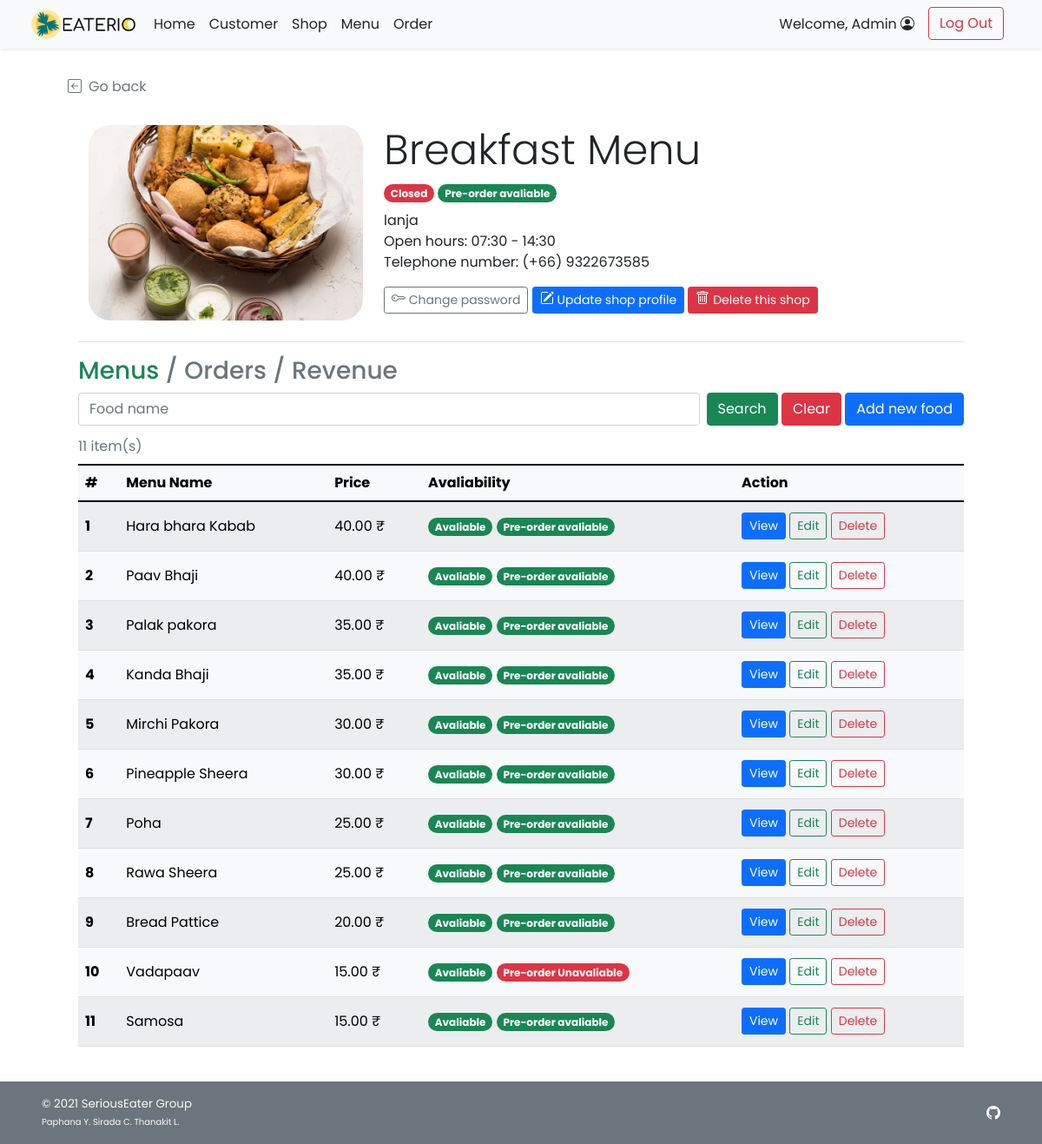
Page /admin/admin_shop_detail.php?s_id=1 (signed in) on the committed database.
### tables this page shows
CREATE TABLE `shop` (
  `s_id` int(11) NOT NULL,
  `s_username` varchar(45) NOT NULL,
  `s_pwd` varchar(45) NOT NULL,
  `s_name` varchar(100) NOT NULL,
  `s_location` varchar(100) NOT NULL,
  `s_openhour` time NOT NULL,
  `s_closehour` time NOT NULL,
  `s_status` tinyint(4) NOT NULL DEFAULT 1 COMMENT 'Shop ready for taking an order or not (True for open, False for close)',
  `s_preorderStatus` tinyint(4) NOT NULL DEFAULT 1 COMMENT 'Shop is ready for tomorrow pre-order or not',
  `s_email` varchar(100) NOT NULL,
  `s_phoneno` varchar(45) NOT NULL,
  `s_pic` text DEFAULT NULL
);

CREATE TABLE `food` (
  `f_id` int(11) NOT NULL,
  `s_id` int(11) NOT NULL,
  `f_name` varchar(100) NOT NULL,
  `f_price` decimal(6,2) NOT NULL,
  `f_todayavail` tinyint(4) NOT NULL DEFAULT 1 COMMENT 'Food is available to order or not',
  `f_preorderavail` tinyint(4) NOT NULL DEFAULT 1,
  `f_pic` text DEFAULT NULL
);

### admin/admin_shop_detail.php (the view, shortened to what this page needs)
<!DOCTYPE html>
<html lang="en">
<head>
    <?php
        include("../conn_db.php");
        include('../head.php');
    ?>
    <link href="../css/main.css" rel="stylesheet">
    <link href="../css/menu.css" rel="stylesheet">
</head>
<body class="d-flex flex-column h-100">
    <?php include('nav_header_admin.php')?>
    <?php
        $s_id = $_GET["s_id"];
        $query = "SELECT s_name,s_location,s_openhour,s_closehour,s_status,s_preorderstatus,s_phoneno,s_pic
        FROM shop WHERE s_id = {$s_id} LIMIT 0,1";
        $result = $mysqli -> query($query);
        $shop_row = $result -> fetch_array();
    ?>
    <div class="container px-5 py-4" id="shop-body">
        <a class="nav nav-item text-decoration-none text-muted mb-2" href="#" onclick="history.back();">
            <i class="bi bi-arrow-left-square me-2"></i>Go back
        </a>
        <div class="container row row-cols-6 row-cols-md-12 g-5 pt-4 mb-4" id="shop-header">
            <div class="rounded-25 col-6 col-md-4" id="shop-img" style="
                    background: url(
                        <?php
                            if(is_null($shop_row["s_pic"])){echo "'../img/default.png'";}
                            else{echo "'../img/{$shop_row['s_pic']}'";}
                        ?>
                    ) center; height: 225px;
                    background-size: cover; background-repeat: no-repeat;
                    background-position: center;">
            </div>
            <div class="col-6 col-md-8">
                <h1 class="display-5 strong"><?php echo $shop_row["s_name"];?></h1>
                <ul class="list-unstyled">
                    <li class="my-2">
                        <?php
                            $now = date('H:i:s');
                            if((($now < $shop_row["s_openhour"])||($now > $shop_row["s_closehour"]))||($shop_row["s_status"]==0)){
                        ?>
                        <span class="badge rounded-pill bg-danger">Closed</span>
                        <?php }else{ ?>
                        <span class="badge rounded-pill bg-success">Open</span>
                        <?php }
                            if($shop_row["s_preorderstatus"]==1){
                        ?>
                        <span class="badge rounded-pill bg-success">Pre-order avaliable</span>
                        <?php }else{ ?>
                        <span class="badge rounded-pill bg-danger">Pre-order Unavaliable</span>
                        <?php } ?>
                    </li>
                    <li class=""><?php echo $shop_row["s_location"];?></li>
                    <li class="">Open hours:
                        <?php
                            $open = explode(":",$shop_row["s_openhour"]);
                            $close = explode(":",$shop_row["s_closehour"]);
                            echo $open[0].":".$open[1]." - ".$close[0].":".$close[1];
                        ?>
                    </li>
                    <li class="">Telephone number: <?php echo "(+66) ".$shop_row["s_phoneno"];?></li>
                </ul>
                <a class="btn btn-sm btn-outline-secondary" href="admin_shop_pwd.php?s_id=<?php echo $s_id?>">
            Change password
        </a>
        <a class="btn btn-sm btn-primary mt-2 mt-md-0" href="admin_shop_edit.php?s_id=<?php echo $s_id?>">
            Update shop profile
        </a>
        <a class="btn btn-sm btn-danger mt-2 mt-md-0" href="admin_shop_delete.php?s_id=<?php echo $s_id?>">
            Delete this shop
        </a>
            </div>
        </div>
        <div class="container">
        <h3 class="border-top pt-3 my-2">
            <a class="text-decoration-none link-success" href="admin_shop_detail.php?s_id=<?php echo $s_id?>">Menus</a>
            <span class="text-secondary">/</span>
            <a class="nav-item text-decoration-none link-secondary" href="admin_shop_order.php?s_id=<?php echo $s_id?>">Orders</a></span>
            <span class="text-secondary">/</span>
            <a class="nav-item text-decoration-none link-secondary" href="admin_shop_revenue.php?s_id=<?php echo $s_id?>">Revenue</a></span>
        </h3>
            <form class="form-floating mb-1 " method="GET" action="admin_shop_detail.php">
                <div class="row g-2">
                    <div class="col">
                        <input type="text" class="form-control" id="foodname" name="fdn" placeholder="Food name"
                            <?php if(isset($_GET["search"])){?>value="<?php echo $_GET["fdn"];?>" <?php } ?>>
                    </div>
                    <div class="col-auto">
                        <button type="submit" name="search" value="1" class="btn btn-success">Search</button>
                        <button type="reset" class="btn btn-danger"
                            onclick="javascript: window.location='admin_shop_detail.php?s_id=<?php echo $s_id?>'">Clear</button>
                        <a href="admin_food_add.php?s_id=<?php echo $s_id?>" class="btn btn-primary">Add new food</a>
                    </div>
                </div>
            </form>
        </div>
        <?php
            if(isset($_GET["search"])){
                $query = "SELECT * FROM food WHERE s_id = {$s_id} AND f_name LIKE '%{$_GET['fdn']}%' ORDER BY f_price DESC;";
            }else{
                $query = "SELECT * FROM food WHERE s_id = {$s_id} ORDER BY f_price DESC;";
            }
            $result = $mysqli -> query($query);
            $numrow = $result -> num_rows;
            if($numrow > 0){
        ?>
        <div class="container align-items-stretch">
            <div class="table-responsive">
            <table class="table rounded-5 table-light table-striped table-hover align-middle caption-top mb-3">
                <caption><?php echo $numrow;?> item(s) <?php if(isset($_GET["search"])){?><br /><a
                        Result</a><?php } ?></caption>
                <thead class="bg-light">
                    <tr>
                        <th scope="col">#</th>
                        <th scope="col">Menu Name</th>
                        <th scope="col">Price</th>
                        <th scope="col">Avaliability</th>
                        <th scope="col">Action</th>
                    </tr>
                </thead>
                <tbody>
                    <?php $i=1; while($row = $result -> fetch_array()){ ?>
                    <tr>
                        <th><?php echo $i++;?></th>
                        <td><?php echo $row["f_name"];?></td>
                        <td><?php printf("%.2f ₹",$row["f_price"]);?></td>
                        <td class="text-wrap">
                            <ul class="list-unstyled mb-3 mb-md-0">
                                <li class="my-2">
                                    <?php if($row["f_todayavail"]==1){ ?>
                                    <span class="badge rounded-pill bg-success">Avaliable</span>
                                    <?php }else{ ?>
                                    <span class="badge rounded-pill bg-danger">Unavaliable</span>
                                    <?php }
                                        if($row["f_preorderavail"]==1){?>
                                    <span class="badge rounded-pill bg-success">Pre-order avaliable</span>
                                    <?php }else{ ?>
                                    <span class="badge rounded-pill bg-danger">Pre-order Unavaliable</span>
                                    <?php }?>
                                </li>
                            </ul>
                        </td>
                        <td>
                            <a href="admin_food_detail.php?f_id=<?php echo $row["f_id"]?>"
                                class="btn btn-sm btn-primary">View</a>
                            <a href="admin_food_edit.php?f_id=<?php echo $row["f_id"]?>"
                                class="btn btn-sm btn-outline-success">Edit</a>
                            <a href="admin_food_delete.php?f_id=<?php echo $row["f_id"]?>"
                                class="btn btn-sm btn-outline-danger">Delete</a>
                        </td>
                    </tr>
                    <?php } ?>
                </tbody>
            </table>
        </div>
        </div>
        <?php } ?>
    </div>
    <footer
        class="footer d-flex flex-wrap justify-content-between align-items-center px-5 py-3 mt-auto bg-secondary text-light">
        <span class="smaller-font">&copy; 2021 SeriousEater Group<br /><span class="xsmall-font">Paphana Y. Sirada C.
                Thanakit L.</span></span>
        <ul class="nav justify-content-end list-unstyled d-flex">
            <li class="ms-3"><a class="text-light" target="_blank" href="https://github.com/waterthatfrozen/EATERIO"><i
                        class="bi bi-github"></i></a></li>
        </ul>
    </footer>
</body>
</html>

### css/main.css (style rules this page uses)
html { height: 100%; }
body { height: 100%; padding-top: 4rem; margin-bottom: -50px; font-family: 'Poppins', 'Noto Sans Thai', sans-serif; }
a { cursor: pointer; }
.bi { vertical-align: -.125em; fill: currentColor; }
.smaller-font { font-size: smaller; }
.xsmall-font { font-size: x-small; }
.rounded-25 { border-radius: 25px; }

### css/menu.css (style rules this page uses)
html, body { height: 100%; }

### rows in the picture
shop: s_pic (picture), s_name "Breakfast Menu", s_location "lanja", s_openhour "07", s_openhour "30", s_closehour "14", s_closehour "30", s_phoneno "9322673585"
food: f_name "Hara bhara Kabab", f_price "40.00", f_todayavail "Avaliable", f_preorderavail "Pre-order avaliable"
food: f_name "Paav Bhaji", f_price "40.00", f_todayavail "Avaliable", f_preorderavail "Pre-order avaliable"
food: f_name "Palak pakora", f_price "35.00", f_todayavail "Avaliable", f_preorderavail "Pre-order avaliable"
food: f_name "Kanda Bhaji", f_price "35.00", f_todayavail "Avaliable", f_preorderavail "Pre-order avaliable"
food: f_name "Mirchi Pakora", f_price "30.00", f_todayavail "Avaliable", f_preorderavail "Pre-order avaliable"
food: f_name "Pineapple Sheera", f_price "30.00", f_todayavail "Avaliable", f_preorderavail "Pre-order avaliable"
food: f_name "Poha", f_price "25.00", f_todayavail "Avaliable", f_preorderavail "Pre-order avaliable"
food: f_name "Rawa Sheera", f_price "25.00", f_todayavail "Avaliable", f_preorderavail "Pre-order avaliable"
food: f_name "Bread Pattice", f_price "20.00", f_todayavail "Avaliable", f_preorderavail "Pre-order avaliable"
food: f_name "Vadapaav", f_price "15.00", f_todayavail "Avaliable", f_preorderavail "Pre-order Unavaliable"
food: f_name "Samosa", f_price "15.00", f_todayavail "Avaliable", f_preorderavail "Pre-order avaliable"

### other values in the picture
$_SESSION['firstname'] "Admin"
$numrow "11"
